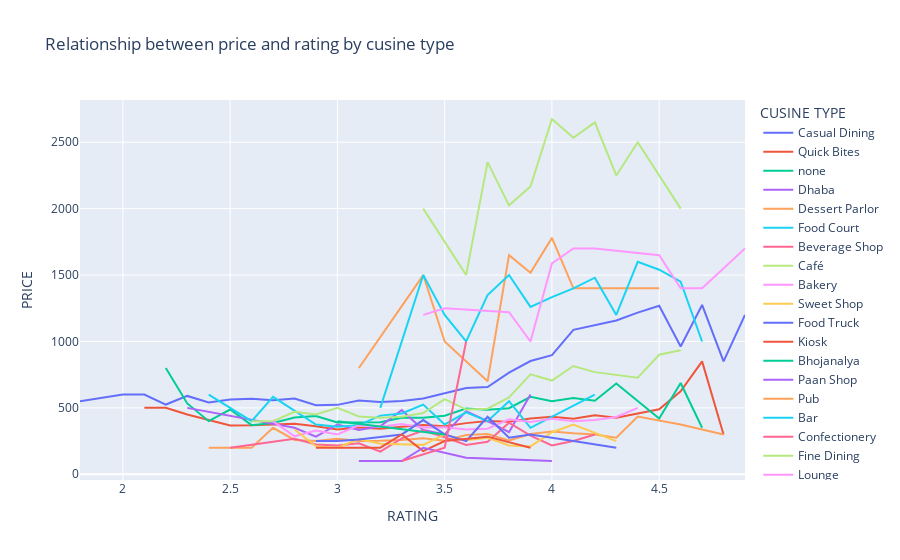

The notebook cell saved with this chart:
### Code cell
fig = px.line(rel_df,color='CUSINE TYPE', x='RATING', y='PRICE', title = "Relationship between price and rating by cusine type") 
fig.show()

### Figure 1 — Plotly figure (JSON) as saved in the notebook; plotly's stock layout.template omitted (floating-point values rounded to 4 significant figures)
{"data": [{"hovertemplate": "CUSINE TYPE=Casual Dining<br>RATING=%{x}<br>PRICE=%{y}<extra></extra>", "legendgroup": "Casual Dining", "line": {"color": "#636efa", "dash": "solid"}, "marker": {"symbol": "circle"}, "mode": "lines", "name": "Casual Dining", "orientation": "v", "showlegend": true, "type": "scatter", "x": [1.8, 2, 2.1, 2.2, 2.3, 2.4, 2.5, 2.6, 2.7, 2.8, 2.9, 3, 3.1, 3.2, 3.3, 3.4, 3.5, 3.6, 3.7, 3.8, 3.9, 4, 4.1, 4.2, 4.3, 4.4, 4.5, 4.6, 4.7, 4.8, 4.9], "xaxis": "x", "y": [550, 600, 600, 525, 590, 540, 563.3, 569.2, 556.5, 570.1, 520.5, 522.7, 555.3, 544.9, 551.1, 570.5, 609.7, 649.2, 657.1, 765.7, 852.9, 896.6, 1087.0, 1120, 1158.0, 1217.0, 1269.0, 961.5, 1275, 850, 1200], "yaxis": "y"}, {"hovertemplate": "CUSINE TYPE=Quick Bites<br>RATING=%{x}<br>PRICE=%{y}<extra></extra>", "legendgroup": "Quick Bites", "line": {"color": "#EF553B", "dash": "solid"}, "marker": {"symbol": "circle"}, "mode": "lines", "name": "Quick Bites", "orientation": "v", "showlegend": true, "type": "scatter", "x": [2.1, 2.2, 2.3, 2.4, 2.5, 2.6, 2.7, 2.8, 2.9, 3, 3.1, 3.2, 3.3, 3.4, 3.5, 3.6, 3.7, 3.8, 3.9, 4, 4.1, 4.2, 4.3, 4.4, 4.5, 4.6, 4.7, 4.8], "xaxis": "x", "y": [500, 500, 450, 410, 367.6, 369.2, 375, 379.6, 361.7, 336.4, 351.8, 343.6, 357.2, 371.3, 361.4, 385.2, 401.8, 395.6, 420.5, 433.0, 417.6, 445, 426.6, 457.1, 490, 625, 850, 300], "yaxis": "y"}, {"hovertemplate": "CUSINE TYPE=none<br>RATING=%{x}<br>PRICE=%{y}<extra></extra>", "legendgroup": "none", "line": {"color": "#00cc96", "dash": "solid"}, "marker": {"symbol": "circle"}, "mode": "lines", "name": "none", "orientation": "v", "showlegend": true, "type": "scatter", "x": [2.2, 2.3, 2.4, 2.5, 2.6, 2.7, 2.8, 2.9, 3, 3.1, 3.2, 3.3, 3.4, 3.5, 3.6, 3.7, 3.8, 3.9, 4, 4.1, 4.2, 4.3, 4.4, 4.5, 4.6, 4.7], "xaxis": "x", "y": [800, 533.3, 400, 487.5, 370, 386.7, 427, 439.3, 390.6, 392.3, 392.4, 425.2, 424.9, 440.3, 495.8, 486.0, 497.9, 583.6, 550, 574.1, 553.8, 683.3, 555, 420, 687.5, 350], "yaxis": "y"}, {"hovertemplate": "CUSINE TYPE=Dhaba<br>RATING=%{x}<br>PRICE=%{y}<extra></extra>", "legendgroup": "Dhaba", "line": {"color": "#ab63fa", "dash": "solid"}, "marker": {"symbol": "circle"}, "mode": "lines", "name": "Dhaba", "orientation": "v", "showlegend": true, "type": "scatter", "x": [2.3, 2.8, 2.9, 3, 3.1, 3.2, 3.3, 3.4, 3.5, 3.6, 3.7, 3.8, 3.9], "xaxis": "x", "y": [500, 350, 283.3, 375, 333.3, 361, 483.3, 333.3, 300, 475, 400, 316.7, 600], "yaxis": "y"}, {"hovertemplate": "CUSINE TYPE=Dessert Parlor<br>RATING=%{x}<br>PRICE=%{y}<extra></extra>", "legendgroup": "Dessert Parlor", "line": {"color": "#FFA15A", "dash": "solid"}, "marker": {"symbol": "circle"}, "mode": "lines", "name": "Dessert Parlor", "orientation": "v", "showlegend": true, "type": "scatter", "x": [2.4, 2.6, 2.7, 2.8, 2.9, 3, 3.1, 3.2, 3.3, 3.4, 3.5, 3.6, 3.7, 3.8, 3.9, 4, 4.1, 4.2, 4.3, 4.4, 4.6, 4.8], "xaxis": "x", "y": [200, 200, 350, 258.3, 250, 267.5, 251.5, 251.7, 257.9, 271.2, 252.6, 295.3, 303.0, 254.4, 303.4, 321.4, 308.3, 300, 275, 435, 375, 300], "yaxis": "y"}, {"hovertemplate": "CUSINE TYPE=Food Court<br>RATING=%{x}<br>PRICE=%{y}<extra></extra>", "legendgroup": "Food Court", "line": {"color": "#19d3f3", "dash": "solid"}, "marker": {"symbol": "circle"}, "mode": "lines", "name": "Food Court", "orientation": "v", "showlegend": true, "type": "scatter", "x": [2.4, 2.6, 2.7, 2.9, 3, 3.1, 3.2, 3.3, 3.4, 3.5, 3.6, 3.7, 3.8, 3.9, 4.2], "xaxis": "x", "y": [600, 400, 583.3, 375, 357.1, 370, 441.7, 458.3, 525, 375, 466.7, 400, 550, 350, 600], "yaxis": "y"}, {"hovertemplate": "CUSINE TYPE=Beverage Shop<br>RATING=%{x}<br>PRICE=%{y}<extra></extra>", "legendgroup": "Beverage Shop", "line": {"color": "#FF6692", "dash": "solid"}, "marker": {"symbol": "circle"}, "mode": "lines", "name": "Beverage Shop", "orientation": "v", "showlegend": true, "type": "scatter", "x": [2.5, 2.8, 2.9, 3, 3.1, 3.2, 3.3, 3.4, 3.5, 3.6, 3.7, 3.8, 3.9, 4, 4.1, 4.2], "xaxis": "x", "y": [200, 266.7, 225, 216.7, 233.3, 170, 270, 330, 279.2, 221.4, 245.5, 388.9, 291.7, 216.7, 250, 300], "yaxis": "y"}, {"hovertemplate": "CUSINE TYPE=Café<br>RATING=%{x}<br>PRICE=%{y}<extra></extra>", "legendgroup": "Café", "line": {"color": "#B6E880", "dash": "solid"}, "marker": {"symbol": "circle"}, "mode": "lines", "name": "Café", "orientation": "v", "showlegend": true, "type": "scatter", "x": [2.6, 2.7, 2.8, 2.9, 3, 3.1, 3.2, 3.3, 3.4, 3.5, 3.6, 3.7, 3.8, 3.9, 4, 4.1, 4.2, 4.3, 4.4, 4.5, 4.6], "xaxis": "x", "y": [400, 400, 470, 450, 500, 435.7, 425, 433.3, 461.5, 565.9, 487.5, 493.3, 578.0, 752.9, 705.8, 815.5, 769.0, 747.4, 726.9, 900, 933.3], "yaxis": "y"}, {"hovertemplate": "CUSINE TYPE=Bakery<br>RATING=%{x}<br>PRICE=%{y}<extra></extra>", "legendgroup": "Bakery", "line": {"color": "#FF97FF", "dash": "solid"}, "marker": {"symbol": "circle"}, "mode": "lines", "name": "Bakery", "orientation": "v", "showlegend": true, "type": "scatter", "x": [2.7, 2.8, 2.9, 3, 3.1, 3.2, 3.3, 3.4, 3.5, 3.6, 3.7, 3.8, 3.9, 4, 4.1, 4.2, 4.3, 4.4], "xaxis": "x", "y": [400, 285.7, 328.6, 300, 369.1, 357.1, 379.1, 352.2, 354.0, 337.5, 342.9, 413.5, 393.9, 417.4, 400, 408.3, 431.2, 500], "yaxis": "y"}, {"hovertemplate": "CUSINE TYPE=Sweet Shop<br>RATING=%{x}<br>PRICE=%{y}<extra></extra>", "legendgroup": "Sweet Shop", "line": {"color": "#FECB52", "dash": "solid"}, "marker": {"symbol": "circle"}, "mode": "lines", "name": "Sweet Shop", "orientation": "v", "showlegend": true, "type": "scatter", "x": [2.8, 2.9, 3, 3.1, 3.2, 3.3, 3.4, 3.5, 3.6, 3.7, 3.8, 3.9, 4, 4.1, 4.3], "xaxis": "x", "y": [337.5, 210, 200, 265.4, 230, 225, 221.4, 300, 255.6, 275, 216.7, 210, 316.7, 375, 250], "yaxis": "y"}, {"hovertemplate": "CUSINE TYPE=Food Truck<br>RATING=%{x}<br>PRICE=%{y}<extra></extra>", "legendgroup": "Food Truck", "line": {"color": "#636efa", "dash": "solid"}, "marker": {"symbol": "circle"}, "mode": "lines", "name": "Food Truck", "orientation": "v", "showlegend": true, "type": "scatter", "x": [2.9, 3, 3.1, 3.3, 3.4, 3.5, 3.6, 3.7, 3.8, 3.9, 4.1, 4.3], "xaxis": "x", "y": [250, 250, 262.5, 300, 408.3, 300, 250, 433.3, 275, 300, 250, 200], "yaxis": "y"}, {"hovertemplate": "CUSINE TYPE=Kiosk<br>RATING=%{x}<br>PRICE=%{y}<extra></extra>", "legendgroup": "Kiosk", "line": {"color": "#EF553B", "dash": "solid"}, "marker": {"symbol": "circle"}, "mode": "lines", "name": "Kiosk", "orientation": "v", "showlegend": true, "type": "scatter", "x": [2.9, 3.2, 3.3, 3.4, 3.5, 3.7, 3.9], "xaxis": "x", "y": [200, 200, 300, 175, 250, 283.3, 200], "yaxis": "y"}, {"hovertemplate": "CUSINE TYPE=Bhojanalya<br>RATING=%{x}<br>PRICE=%{y}<extra></extra>", "legendgroup": "Bhojanalya", "line": {"color": "#00cc96", "dash": "solid"}, "marker": {"symbol": "circle"}, "mode": "lines", "name": "Bhojanalya", "orientation": "v", "showlegend": true, "type": "scatter", "x": [3, 3.5], "xaxis": "x", "y": [400, 300], "yaxis": "y"}, {"hovertemplate": "CUSINE TYPE=Paan Shop<br>RATING=%{x}<br>PRICE=%{y}<extra></extra>", "legendgroup": "Paan Shop", "line": {"color": "#ab63fa", "dash": "solid"}, "marker": {"symbol": "circle"}, "mode": "lines", "name": "Paan Shop", "orientation": "v", "showlegend": true, "type": "scatter", "x": [3.1, 3.3, 3.4, 3.6, 4], "xaxis": "x", "y": [100, 100, 200, 125, 100], "yaxis": "y"}, {"hovertemplate": "CUSINE TYPE=Pub<br>RATING=%{x}<br>PRICE=%{y}<extra></extra>", "legendgroup": "Pub", "line": {"color": "#FFA15A", "dash": "solid"}, "marker": {"symbol": "circle"}, "mode": "lines", "name": "Pub", "orientation": "v", "showlegend": true, "type": "scatter", "x": [3.1, 3.4, 3.5, 3.7, 3.8, 3.9, 4, 4.1, 4.5], "xaxis": "x", "y": [800, 1500, 1000, 700, 1650, 1517.0, 1780, 1400, 1400], "yaxis": "y"}, {"hovertemplate": "CUSINE TYPE=Bar<br>RATING=%{x}<br>PRICE=%{y}<extra></extra>", "legendgroup": "Bar", "line": {"color": "#19d3f3", "dash": "solid"}, "marker": {"symbol": "circle"}, "mode": "lines", "name": "Bar", "orientation": "v", "showlegend": true, "type": "scatter", "x": [3.2, 3.4, 3.5, 3.6, 3.7, 3.8, 3.9, 4, 4.1, 4.2, 4.3, 4.4, 4.5, 4.6, 4.7], "xaxis": "x", "y": [500, 1500, 1200, 1000, 1350, 1500, 1260, 1333.0, 1400, 1480, 1200, 1600, 1540, 1450, 1000], "yaxis": "y"}, {"hovertemplate": "CUSINE TYPE=Confectionery<br>RATING=%{x}<br>PRICE=%{y}<extra></extra>", "legendgroup": "Confectionery", "line": {"color": "#FF6692", "dash": "solid"}, "marker": {"symbol": "circle"}, "mode": "lines", "name": "Confectionery", "orientation": "v", "showlegend": true, "type": "scatter", "x": [3.3, 3.5, 3.6], "xaxis": "x", "y": [100, 200, 1000], "yaxis": "y"}, {"hovertemplate": "CUSINE TYPE=Fine Dining<br>RATING=%{x}<br>PRICE=%{y}<extra></extra>", "legendgroup": "Fine Dining", "line": {"color": "#B6E880", "dash": "solid"}, "marker": {"symbol": "circle"}, "mode": "lines", "name": "Fine Dining", "orientation": "v", "showlegend": true, "type": "scatter", "x": [3.4, 3.6, 3.7, 3.8, 3.9, 4, 4.1, 4.2, 4.3, 4.4, 4.6], "xaxis": "x", "y": [2000, 1500, 2350, 2025, 2167.0, 2675, 2533.0, 2650, 2250, 2500, 2000], "yaxis": "y"}, {"hovertemplate": "CUSINE TYPE=Lounge<br>RATING=%{x}<br>PRICE=%{y}<extra></extra>", "legendgroup": "Lounge", "line": {"color": "#FF97FF", "dash": "solid"}, "marker": {"symbol": "circle"}, "mode": "lines", "name": "Lounge", "orientation": "v", "showlegend": true, "type": "scatter", "x": [3.4, 3.5, 3.8, 3.9, 4, 4.1, 4.2, 4.5, 4.6, 4.7, 4.9], "xaxis": "x", "y": [1200, 1250, 1220, 1000, 1588.0, 1700, 1700, 1650, 1400, 1400, 1700], "yaxis": "y"}, {"hovertemplate": "CUSINE TYPE=Irani Cafe<br>RATING=%{x}<br>PRICE=%{y}<extra></extra>", "legendgroup": "Irani Cafe", "line": {"color": "#FECB52", "dash": "solid"}, "marker": {"symbol": "circle"}, "mode": "lines", "name": "Irani Cafe", "orientation": "v", "showlegend": true, "type": "scatter", "x": [3.6], "xaxis": "x", "y": [250], "yaxis": "y"}, {"hovertemplate": "CUSINE TYPE=Mess<br>RATING=%{x}<br>PRICE=%{y}<extra></extra>", "legendgroup": "Mess", "line": {"color": "#636efa", "dash": "solid"}, "marker": {"symbol": "circle"}, "mode": "lines", "name": "Mess", "orientation": "v", "showlegend": true, "type": "scatter", "x": [3.6], "xaxis": "x", "y": [300], "yaxis": "y"}, {"hovertemplate": "CUSINE TYPE=Microbrewery<br>RATING=%{x}<br>PRICE=%{y}<extra></extra>", "legendgroup": "Microbrewery", "line": {"color": "#EF553B", "dash": "solid"}, "marker": {"symbol": "circle"}, "mode": "lines", "name": "Microbrewery", "orientation": "v", "showlegend": true, "type": "scatter", "x": [4.4], "xaxis": "x", "y": [2000], "yaxis": "y"}], "layout": {"autosize": true, "legend": {"title": {"text": "CUSINE TYPE"}, "tracegroupgap": 0}, "title": {"text": "Relationship between price and rating by cusine type"}, "xaxis": {"anchor": "y", "autorange": true, "domain": [0, 1], "range": [1.8, 4.9], "title": {"text": "RATING"}, "type": "linear"}, "yaxis": {"anchor": "x", "autorange": true, "domain": [0, 1], "range": [-43.06, 2818.0], "title": {"text": "PRICE"}, "type": "linear"}}}
